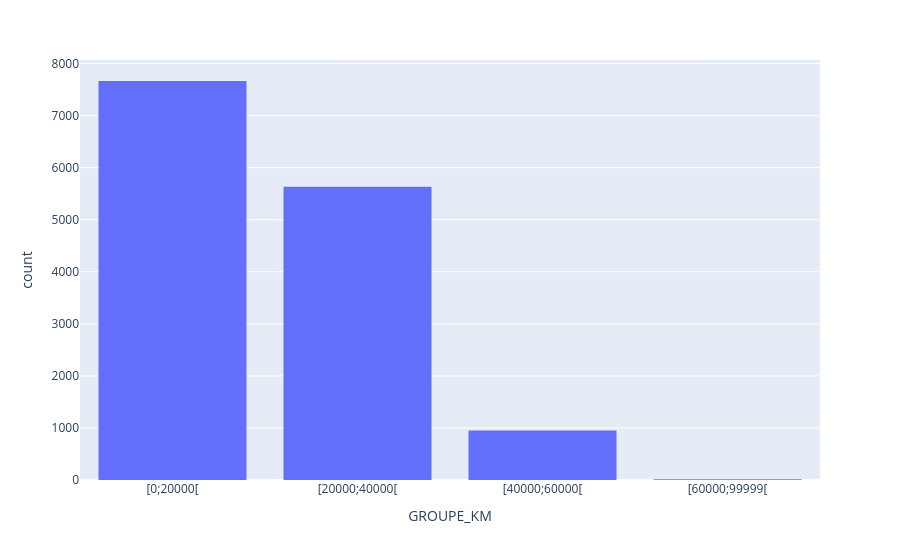

Here is the notebook cell this chart was saved with:
### Code cell
fig = px.histogram(data_set, x="GROUPE_KM",
                category_orders={'GROUPE_KM': ["[0;20000[","[20000;40000[","[40000;60000[","[60000;99999["]})
fig.show()

### Figure 1 — Plotly figure (JSON) as saved in the notebook; plotly's stock layout.template omitted (floating-point values rounded to 4 significant figures; data arrays with more than 128 entries replaced by an {"elided": "..."} marker saying what was removed)
{"data": [{"bingroup": "x", "hovertemplate": "GROUPE_KM=%{x}<br>count=%{y}<extra></extra>", "legendgroup": "", "marker": {"color": "#636efa", "pattern": {"shape": ""}}, "name": "", "orientation": "v", "showlegend": false, "type": "histogram", "x": {"elided": "14264 str values"}, "xaxis": "x", "yaxis": "y"}], "layout": {"barmode": "relative", "legend": {"tracegroupgap": 0}, "margin": {"t": 60}, "xaxis": {"anchor": "y", "categoryarray": ["[0;20000[", "[20000;40000[", "[40000;60000[", "[60000;99999["], "categoryorder": "array", "domain": [0, 1], "title": {"text": "GROUPE_KM"}}, "yaxis": {"anchor": "x", "domain": [0, 1], "title": {"text": "count"}}}}
